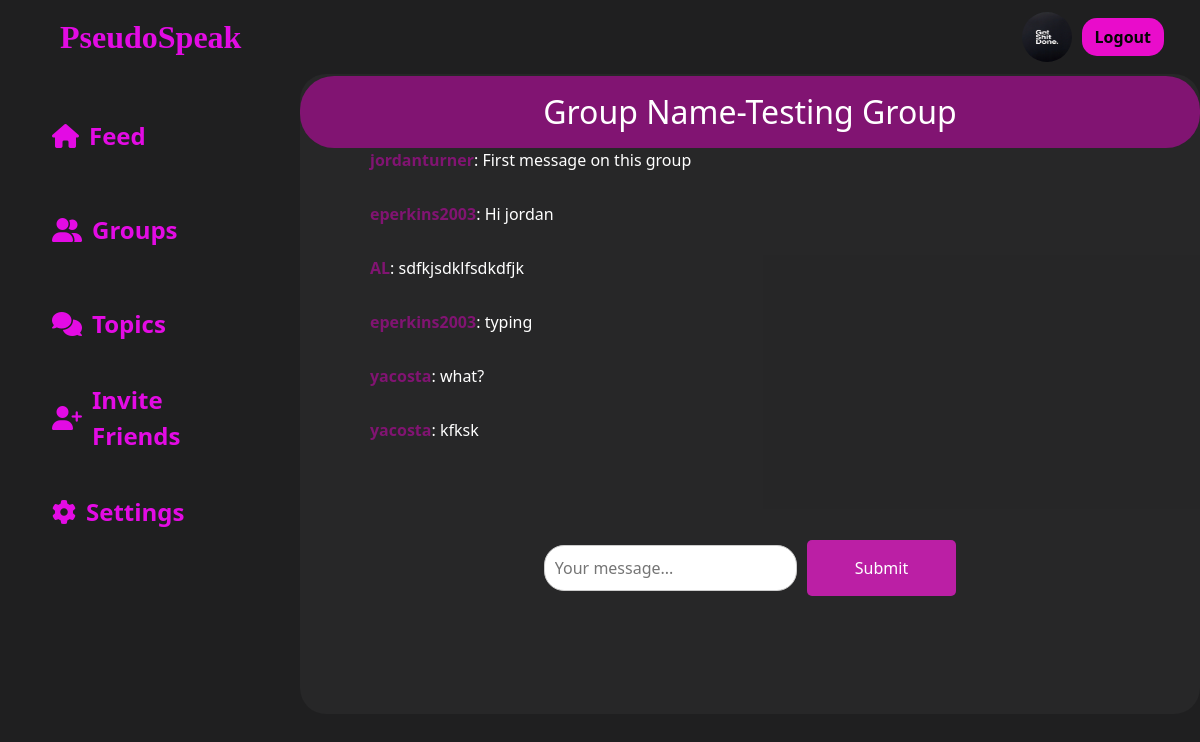
Before: /room/categories/testinggroup (signed in) with the older database file.
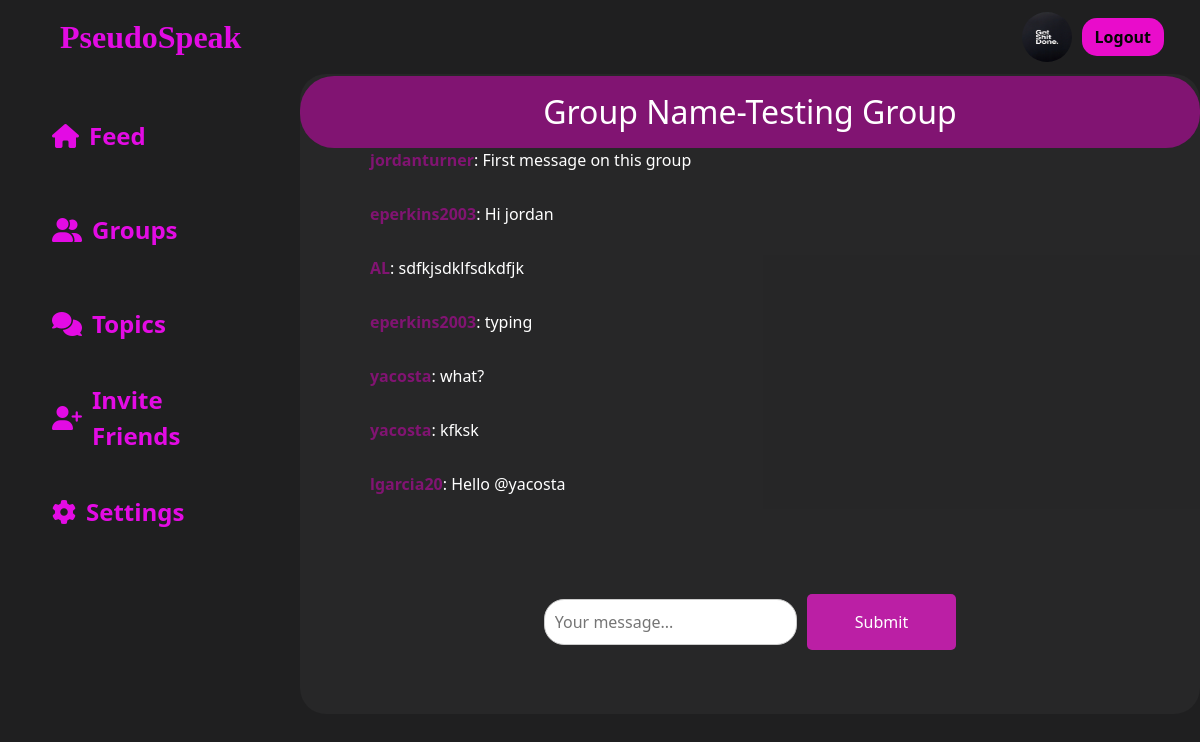
After: the same page with the newer database file.
### main/models.py (models this page shows, shortened)
class Profile(models.Model):
    user=models.OneToOneField(User,null=True,on_delete=models.CASCADE)
    profile_img=models.ImageField(null=True,blank=True,upload_to='images/')
    bio=models.CharField(null=True,max_length=512)
    follow=models.ManyToManyField(User,related_name='follow')
    following=models.ManyToManyField(User,related_name='following')

### room/models.py (models this page shows, shortened)
class Room(models.Model):
    users=models.ManyToManyField(User,related_name='joined_user')
    name=models.CharField(max_length=255)
    slug=models.SlugField(unique=True)
    room_img=models.ImageField(null=True)
    category=models.ForeignKey(Category,null=True,on_delete=models.CASCADE)

class Message(models.Model):
    room = models.ForeignKey(Room, related_name='messages', on_delete=models.CASCADE)
    user=models.ForeignKey(User,null=True,on_delete=models.CASCADE)
    content=models.TextField()
    image=models.ImageField(null=True,blank=True,upload_to="images/")
    likes=models.IntegerField(null=True,default=0)
    view_count=models.IntegerField(null=True,default=0)
    hashtags=models.ManyToManyField('Hashtag')
    date_added = models.DateTimeField(auto_now_add=True,null=True)
    parent_message = models.ForeignKey('self', null=True, blank=True, on_delete=models.CASCADE, related_name='replies')
    class Meta:
        ordering = ('date_added',)

### room/views.py (the view)
# urls.py: path("room/",include("room.urls")),
@login_required
def room(request,slug):
    room=Room.objects.get(slug=slug)
    messages=Message.objects.filter(room=room)
    return render(request,'room/room.html',{'room':room,'messages':messages})

### room/templates/room/room.html (shortened to what this page needs)
{% load static %}
<!DOCTYPE html>
<html lang="en">
<head>
    <link href="https://cdn.jsdelivr.net/npm/bootstrap@5.3.1/dist/css/bootstrap.min.css" rel="stylesheet"
>
</head>
<body>
<nav class="navbar navbar-expand bg-body-tertiary">
  <div class="container-fluid">
    <a class="navbar-brand ms-5 nav-logo" href="{% url 'index' %}">PseudoSpeak</a>
    <div class="collapse navbar-collapse" id="navbarSupportedContent">
      {% if user.is_authenticated %}
      <img id="profile_img_navbar" src="{{ user.profile.profile_img.url }}" alt="" style="width: 50px; height: 50px; border-radius: 50%; margin-right: 10px;">
<a href="{% url 'logout' %}" class="btn signbtn me-4">Logout</a>
      {% else %}
        <a href="{% url 'login_or_signup_view' %}" class="btn signbtn me-4">Sign in</a>
      {% endif %}
    </div>
  </div>
</nav>
<div class="container-fluid">
  <div class="row content-1">
    <div class="col-3 content-1a res2 sidebar" id="sidebar">
      <ul>
        <li class="active"><i class="fa-solid fa-house"></i><a href="{% url 'index' %}">Feed</a></li>
        <li><i class="fa-solid fa-user-group"></i><a href="{% url 'rooms' name='recommended' %}">Groups</a></li>
        <li><i class="fa-solid fa-comments"></i>Topics</li>
        <li><i class="fa-solid fa-user-plus"></i>Invite Friends</li>
        <li><i class="fa-solid fa-gear"></i><a href="{% url 'logout' %}">Settings</a></li>
      </ul>
    </div>
    <div class="col-9 chat-container">
        <div class="group-name">
          <h1>Group Name-{{ room.name }}</h1>
        </div>
        <div class="lg:w-2/4 mx-4 lg:mx-auto p-4 rounded-xl">
          <div class="chat-messages space-y-3" id="chat-messages">
            {% for m in messages %}
            <div class="chat-message"><b>{{ m.user.username }}</b>: {{ m.content }}</div>
            {% endfor %}
          </div>
        </div>
        <div class="msg-out w-80 mx-auto p-4 rounded-xl">
            <form method="post" action="." class="message-input-form">
              <input type="text" name="content" class="msg-in flex-1 mr-3 w-full rounded-l-lg" placeholder="Your message..." id="chat-message-input">
              <button class="msg-button1 px-5 py-3 rounded-r-lg text-white bg-teal-600 hover:bg-teal-700" id="chat-message-submit">Submit</button>
            </form>
          </div>
      </div>
  </div>
</div>
</body>
</html>

### room/templates/room/room.html (style rules this page uses)
.chat-container { width: 75%; background-color: hsla(0, 0%, 53%, 0.07); padding-top: 20px; display: flex; flex-direction: column; align-items: flex-start; height: 80vh; overflow-y: auto; border-radius:26px; }
.group-name { background-color: #811472; padding: 20px; text-align: center; width: 75%; max-height: 9vh; border-radius: 34px; overflow: hidden; white-space: nowrap; text-overflow: ellipsis; display: flex; align-items: center; justify-content: center; position: fixed; top: 76px; right: 0; z-index: 999; }
.group-name h1 { font-size: 2rem; color: white; margin: 0; }
.message-input-form { display: flex; align-items: center; margin-top: 20px; }
#chat-message-input { flex: 1; padding: 10px; border: 1px solid #ccc; border-radius: 20px; margin-right: 10px; width: 80%; }
#chat-message-submit { padding: 10px 20px; border: none; background-color: #bb1fa5; color: white; border-radius: 5px; cursor: pointer; }
.chat-messages { width: 100%; margin: 20px auto; }
.chat-message { background-color: hsla(0, 0%, 53%, 0.00); color: white; padding: 10px; border-radius: 5px; margin-bottom: 10px; }
.chat-message b { font-weight: bold; color: #811472; }
body { background-color: #1f1f20; color: #e90ccb; overflow-y:hidden; }
.nav-logo { color: rgba(233, 11, 233, 0.973); font-size: xx-large; font-weight: bolder; font-family: serif; }
.navbar.bg-body-tertiary { background-color: transparent !important; color: white; }
.signbtn { background-color: #e90ccb; color: rgb(5, 5, 5); border-radius: 15px; font-family: 'Segoe UI', Tahoma, Geneva, Verdana, sans-serif; font-weight: bold; }
a { color: white; text-decoration: none; }
.content-1 { height: 90vh; }
.content-1a { border: 2px solid #1f1f20; height: 90vh; }
.content-1a ul li { list-style: none; margin: 30px 18px; font-size: x-large; font-weight: 600; border-radius: 30px; padding-left: 20px; padding-top: 5px; height: 8vh; background: none; }
.content-1a ul { list-style-type: none; padding: 0; }
.content-1a li { display: flex; align-items: center; color: rgba(233, 11, 233, 0.973); background-color: transparent; padding: 10px 15px; cursor: pointer; transition: background-color 0.2s ease; }
.content-1a i.fa-solid { font-size: 24px; margin-right: 10px; }
.content-1a li a { color: rgba(233, 11, 233, 0.973); text-decoration: none; }

Changed rows visible on the page:
added Message: user.username "lgarcia20", content "Hello @yacosta"
